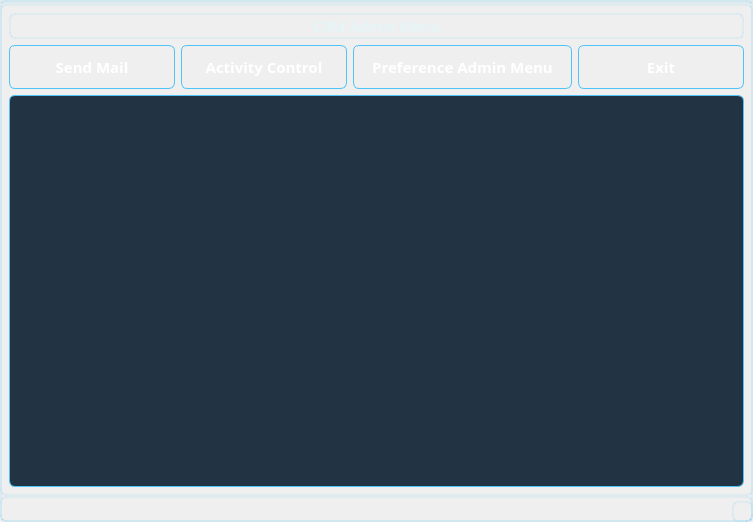
<?xml version="1.0" encoding="UTF-8"?>
<ui version="4.0">
 <class>MainWindow</class>
 <widget class="QMainWindow" name="MainWindow">
  <property name="geometry">
   <rect>
    <x>0</x>
    <y>0</y>
    <width>753</width>
    <height>522</height>
   </rect>
  </property>
  <property name="windowTitle">
   <string>MainWindow</string>
  </property>
  <property name="styleSheet">
   <string notr="true">/* === Genel Arka Plan ve Yazı Rengi === */
QWidget {
    background-color: qlineargradient(
        spread:pad, x1:0, y1:0, x2:1, y2:1,
        stop:0 #1A2A3A,
        stop:1 #223344
    );
    color: #E0F7FA;
    font-family: &quot;Segoe UI&quot;, sans-serif;
    font-size: 11pt;
    border: 2px solid rgba(79, 195, 247, 0.1);
    border-radius: 6px;
}

/* === QPushButton - Ana Butonlar === */
QPushButton {
    background: qlineargradient(x1:0, y1:0, x2:1, y2:1,
        stop:0 #03A9F4, stop:1 #0288D1);
    color: white;
    font-weight: bold;
    font-size: 11pt;
    border-radius: 6px;
    padding: 10px 18px;
    border: 1px solid #4FC3F7;
    box-shadow: 0px 5px 12px rgba(3, 169, 244, 0.3);
    transition: all 0.25s ease-in-out;
}

QPushButton:hover {
    background-color: #D32F2F;
    box-shadow: 0px 6px 16px rgba(211, 47, 47, 0.5);
    transform: scale(1.02);
}

QPushButton:pressed {
    background-color: #B71C1C;
    box-shadow: inset 0px 3px 6px rgba(0,0,0,0.3);
}

/* === QLineEdit === */
QLineEdit {
    background-color: rgba(38, 53, 68, 0.9);
    color: #E0F7FA;
    border: 1px solid #4FC3F7;
    border-radius: 6px;
    padding: 8px 10px;
    selection-background-color: #4FC3F7;
    selection-color: #1A2A3A;
    box-shadow: inset 1px 1px 3px rgba(0, 0, 0, 0.6);
}

/* === QComboBox === */
QComboBox {
    background-color: rgba(38, 53, 68, 0.9);
    color: #E0F7FA;
    border: 1px solid #4FC3F7;
    border-radius: 6px;
    padding: 8px;
    box-shadow: inset 1px 1px 3px rgba(0, 0, 0, 0.6);
}

QComboBox::drop-down {
    subcontrol-origin: padding;
    subcontrol-position: top right;
    width: 25px;
    background-color: #1B3B54;
    border-left: 1px solid #4FC3F7;
    border-top-right-radius: 6px;
    border-bottom-right-radius: 6px;
}

QComboBox::down-arrow {
    width: 10px;
    height: 10px;
    image: none;
}

QComboBox QAbstractItemView {
    background-color: #1B3B54;
    color: #E0F7FA;
    selection-background-color: #D32F2F;
    selection-color: white;
    border: 1px solid #4FC3F7;
    outline: none;
}

/* === QHeaderView - Tablo Başlıkları === */
QHeaderView::section {
    background-color: #0288D1;
    color: white;
    font-weight: bold;
    padding: 6px;
    border: none;
    border-bottom: 2px solid #4FC3F7;
}

/* === QTableView === */
QTableView {
    background-color: #223344;
    alternate-background-color: #2A3C50;
    gridline-color: #455A64;
    color: #E0F7FA;
    selection-background-color: #D32F2F;
    selection-color: white;
    border: 1px solid #4FC3F7;
}

QTableView::item {
    padding: 6px;
    border-bottom: 1px solid #4FC3F7;
}

QTableView::item:hover {
    background-color: rgba(255, 255, 255, 0.05);
}

/* === Tooltip === */
QToolTip {
    background-color: #0288D1;
    color: white;
    border: 1px solid #4FC3F7;
    padding: 4px;
    border-radius: 4px;
    font-size: 10pt;
}

/* === Scrollbar (opsiyonel) === */
QScrollBar:vertical {
    background: transparent;
    width: 10px;
}

QScrollBar::handle:vertical {
    background: #4FC3F7;
    min-height: 20px;
    border-radius: 5px;
}

QScrollBar::add-line:vertical,
QScrollBar::sub-line:vertical {
    height: 0px;
}

/* === QTabBar (sekme kullanıyorsan) === */
QTabBar::tab {
    background: #263544;
    color: #E0F7FA;
    padding: 8px 20px;
    border-top-left-radius: 8px;
    border-top-right-radius: 8px;
    margin-right: 2px;
}

QTabBar::tab:selected {
    background: #0288D1;
    font-weight: bold;
}

/* === Cam efekti isteyen panel (isteğe bağlı kullanım) === */
QWidget#GlassPanel {
    background-color: rgba(30, 50, 70, 0.4);
    border-radius: 10px;
    border: 1px solid rgba(255, 255, 255, 0.2);
}
</string>
  </property>
  <widget class="QWidget" name="centralwidget">
   <layout class="QGridLayout" name="gridLayout_2">
    <item row="0" column="0">
     <layout class="QGridLayout" name="gridLayout">
      <item row="0" column="0">
       <widget class="QLabel" name="label">
        <property name="maximumSize">
         <size>
          <width>16777215</width>
          <height>50</height>
         </size>
        </property>
        <property name="font">
         <font>
          <family>Segoe UI,sans-serif</family>
          <pointsize>11</pointsize>
         </font>
        </property>
        <property name="layoutDirection">
         <enum>Qt::LeftToRight</enum>
        </property>
        <property name="frameShape">
         <enum>QFrame::Box</enum>
        </property>
        <property name="text">
         <string>CRM Admin Menu</string>
        </property>
        <property name="alignment">
         <set>Qt::AlignCenter</set>
        </property>
       </widget>
      </item>
      <item row="1" column="0">
       <layout class="QHBoxLayout" name="horizontalLayout">
        <item>
         <widget class="QPushButton" name="pushButton_mailgonder">
          <property name="maximumSize">
           <size>
            <width>16777215</width>
            <height>16777215</height>
           </size>
          </property>
          <property name="font">
           <font>
            <family>Segoe UI,sans-serif</family>
            <pointsize>11</pointsize>
            <weight>75</weight>
            <bold>true</bold>
           </font>
          </property>
          <property name="text">
           <string>Send Mail</string>
          </property>
         </widget>
        </item>
        <item>
         <widget class="QPushButton" name="pushButton_etkinlikkontrolu">
          <property name="maximumSize">
           <size>
            <width>16777215</width>
            <height>16777215</height>
           </size>
          </property>
          <property name="font">
           <font>
            <family>Segoe UI,sans-serif</family>
            <pointsize>11</pointsize>
            <weight>75</weight>
            <bold>true</bold>
           </font>
          </property>
          <property name="text">
           <string>Activity Control</string>
          </property>
         </widget>
        </item>
        <item>
         <widget class="QPushButton" name="pushButton_tercihler">
          <property name="maximumSize">
           <size>
            <width>16777215</width>
            <height>16777215</height>
           </size>
          </property>
          <property name="font">
           <font>
            <family>Segoe UI,sans-serif</family>
            <pointsize>11</pointsize>
            <weight>75</weight>
            <bold>true</bold>
           </font>
          </property>
          <property name="text">
           <string>Preference Admin Menu</string>
          </property>
         </widget>
        </item>
        <item>
         <widget class="QPushButton" name="pushButton_exit">
          <property name="maximumSize">
           <size>
            <width>16777215</width>
            <height>16777215</height>
           </size>
          </property>
          <property name="font">
           <font>
            <family>Segoe UI,sans-serif</family>
            <pointsize>11</pointsize>
            <weight>75</weight>
            <bold>true</bold>
           </font>
          </property>
          <property name="text">
           <string>Exit</string>
          </property>
         </widget>
        </item>
       </layout>
      </item>
      <item row="2" column="0">
       <widget class="QTableWidget" name="tableWidget_show"/>
      </item>
     </layout>
    </item>
   </layout>
  </widget>
  <widget class="QMenuBar" name="menubar">
   <property name="geometry">
    <rect>
     <x>0</x>
     <y>0</y>
     <width>753</width>
     <height>30</height>
    </rect>
   </property>
  </widget>
  <widget class="QStatusBar" name="statusbar"/>
 </widget>
 <resources/>
 <connections/>
</ui>
